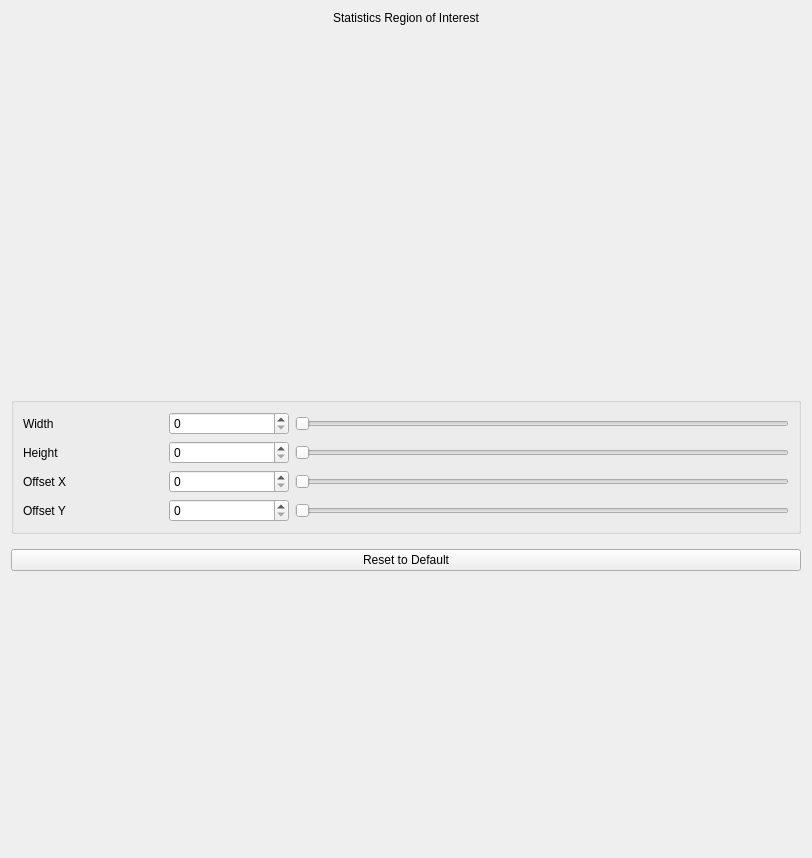
<?xml version="1.0" encoding="UTF-8"?>
<ui version="4.0">
 <class>UI_ROIBox</class>
 <widget class="QWidget" name="UI_ROIBox">
  <property name="geometry">
   <rect>
    <x>0</x>
    <y>0</y>
    <width>812</width>
    <height>858</height>
   </rect>
  </property>
  <property name="windowTitle">
   <string>Form</string>
  </property>
  <property name="styleSheet">
   <string notr="true"/>
  </property>
  <layout class="QVBoxLayout" name="verticalLayout_2">
   <item>
    <widget class="QLabel" name="label">
     <property name="text">
      <string>Statistics Region of Interest</string>
     </property>
     <property name="alignment">
      <set>Qt::AlignCenter</set>
     </property>
    </widget>
   </item>
   <item>
    <widget class="QCustomPlot" name="ROIPlot" native="true">
     <property name="minimumSize">
      <size>
       <width>0</width>
       <height>360</height>
      </size>
     </property>
     <property name="maximumSize">
      <size>
       <width>16777215</width>
       <height>16777215</height>
      </size>
     </property>
     <property name="toolTip">
      <string/>
     </property>
     <property name="whatsThis">
      <string/>
     </property>
     <property name="viewport" stdset="0">
      <rect>
       <x>0</x>
       <y>0</y>
       <width>794</width>
       <height>360</height>
      </rect>
     </property>
    </widget>
   </item>
   <item>
    <widget class="QGroupBox" name="gbxTimeCodeSettings_2">
     <property name="minimumSize">
      <size>
       <width>0</width>
       <height>0</height>
      </size>
     </property>
     <property name="maximumSize">
      <size>
       <width>16777215</width>
       <height>16777215</height>
      </size>
     </property>
     <property name="title">
      <string/>
     </property>
     <property name="flat">
      <bool>false</bool>
     </property>
     <layout class="QGridLayout" name="gridLayout_5">
      <item row="2" column="2">
       <widget class="QSlider" name="sldStatROIOffsetX">
        <property name="orientation">
         <enum>Qt::Horizontal</enum>
        </property>
       </widget>
      </item>
      <item row="0" column="0">
       <widget class="QLabel" name="label_2">
        <property name="text">
         <string>Width</string>
        </property>
       </widget>
      </item>
      <item row="3" column="0">
       <widget class="QLabel" name="label_3">
        <property name="text">
         <string>Offset Y</string>
        </property>
       </widget>
      </item>
      <item row="3" column="2">
       <widget class="QSlider" name="sldStatROIOffsetY">
        <property name="orientation">
         <enum>Qt::Horizontal</enum>
        </property>
       </widget>
      </item>
      <item row="3" column="1">
       <widget class="QSpinBox" name="sbxStatROIOffsetY">
        <property name="minimumSize">
         <size>
          <width>120</width>
          <height>0</height>
         </size>
        </property>
       </widget>
      </item>
      <item row="2" column="0">
       <widget class="QLabel" name="label_4">
        <property name="minimumSize">
         <size>
          <width>140</width>
          <height>0</height>
         </size>
        </property>
        <property name="text">
         <string>Offset X</string>
        </property>
       </widget>
      </item>
      <item row="2" column="1">
       <widget class="QSpinBox" name="sbxStatROIOffsetX">
        <property name="minimumSize">
         <size>
          <width>120</width>
          <height>0</height>
         </size>
        </property>
       </widget>
      </item>
      <item row="1" column="0">
       <widget class="QLabel" name="label_5">
        <property name="text">
         <string>Height</string>
        </property>
       </widget>
      </item>
      <item row="1" column="1">
       <widget class="QSpinBox" name="sbxStatROIHeight"/>
      </item>
      <item row="0" column="1">
       <widget class="QSpinBox" name="sbxStatROIWidth"/>
      </item>
      <item row="1" column="2">
       <widget class="QSlider" name="sldStatROIHeight">
        <property name="orientation">
         <enum>Qt::Horizontal</enum>
        </property>
       </widget>
      </item>
      <item row="0" column="2">
       <widget class="QSlider" name="sldStatROIWidth">
        <property name="orientation">
         <enum>Qt::Horizontal</enum>
        </property>
       </widget>
      </item>
     </layout>
    </widget>
   </item>
   <item>
    <widget class="QWidget" name="widget" native="true">
     <layout class="QVBoxLayout" name="verticalLayout_5">
      <property name="leftMargin">
       <number>0</number>
      </property>
      <property name="rightMargin">
       <number>0</number>
      </property>
      <item>
       <widget class="QPushButton" name="btnReset">
        <property name="text">
         <string>Reset to Default</string>
        </property>
       </widget>
      </item>
     </layout>
    </widget>
   </item>
   <item>
    <spacer name="verticalSpacer">
     <property name="orientation">
      <enum>Qt::Vertical</enum>
     </property>
     <property name="sizeHint" stdset="0">
      <size>
       <width>20</width>
       <height>40</height>
      </size>
     </property>
    </spacer>
   </item>
  </layout>
 </widget>
 <customwidgets>
  <customwidget>
   <class>QCustomPlot</class>
   <extends>QWidget</extends>
   <header>qcustomplot.h</header>
  </customwidget>
 </customwidgets>
 <resources/>
 <connections/>
</ui>
